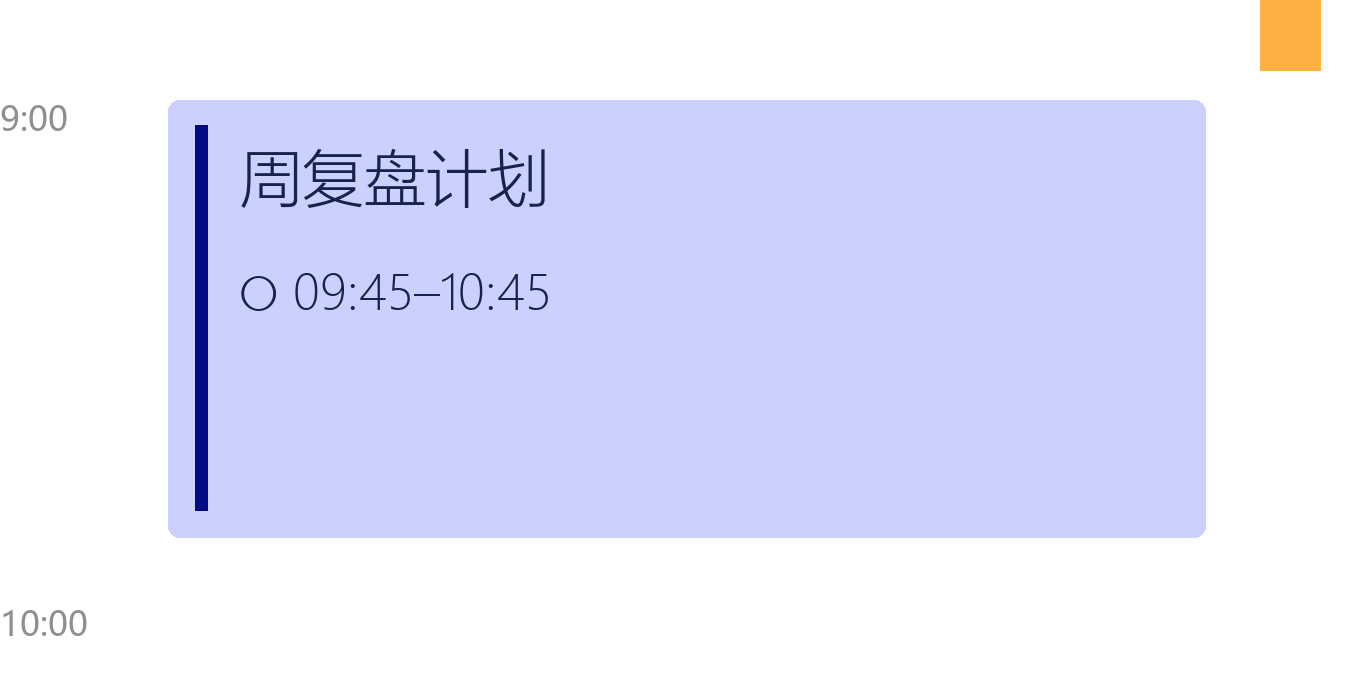

Write Python code to recreate this figure.
"""
苹果日历蓝色任务块 1:1 复刻 (最终版)
=========================================
所有尺寸/位置/颜色均来自像素级实测 (measure_all.py + measure_time.py)
原图: 79e6818.jpg (1348x686)

实测参数总表:
┌─────────────┬──────────────────────────────────────────┐
│ 画布         │ 1348 x 686                                │
│ 块左上       │ (168, 100)                               │
│ 块右下       │ (1205, 537)                              │
│ 块尺寸       │ 宽1037 x 高437                           │
│ 圆角半径     │ 11px                                     │
│ 填充色       │ (202, 209, 255)                          │
│ 左边线 X     │ 195 (宽13px → 195~207)                  │
│ 左边线 Y     │ 125 ~ 510 (长385px)                     │
│ 线顶距块顶   │ 25px                                     │
│ 线底距块底   │ 27px                                     │
│ 线左距块左   │ 27px                                     │
│ 线色         │ (0, 12, 132)                             │
│ 标题文字     │ "周复盘计划" @ (240, 133)                │
│ 标题顶距块顶 │ 33px                                     │
│ 标题距线右   │ 36px                                     │
│ 标题色       │ (23, 35, 77)                             │
│ 时间行 ○     │ @ (238, 258), 直径≈13px                 │
│ 时间数字     │ "09:45–10:45" 距○右侧约56px              │
│ 时间行色     │ (23, 35, 77)                             │
└─────────────┴──────────────────────────────────────────┘
"""

from PIL import Image, ImageDraw, ImageFont

# ==================== 画布 ====================
CW, CH = 1348, 686
BG_C = (255, 255, 255)

# ==================== 颜色 ====================
FILL_C   = (202, 209, 255)   # 浅蓝紫填充
LINE_C   = (0, 12, 132)      # 深蓝左边线
TEXT_C   = (23, 35, 77)      # 深蓝灰文字
TIME_LABEL_C = (142, 142, 147)  # 时间轴灰色

# ==================== 任务块几何 ====================
BLOCK_L, BLOCK_T = 168, 100      # 块左上角
BLOCK_R, BLOCK_B = 1205, 537     # 块右下角
CORNER_R = 11                    # 圆角半径

# ==================== 左边线几何 ====================
LINE_X = 195         # 线左边界
LINE_W = 13          # 线宽 (195~207)
LINE_TOP = 125       # 线顶 (距块顶 25px)
LINE_BOT = 510       # 线底 (距块底 27px)

# ==================== 文字几何 ====================
TITLE_TEXT = "周复盘计划"
TITLE_X, TITLE_Y = 240, 133       # 标题绘制位置
TIME_TEXT = "\u25CB 09:45\u201310:45"
TIME_X, TIME_Y = 238, 258         # 时间行(○对齐)绘制位置

# ==================== 字体 ====================
# 微软雅黑 Light 近似苹果苹方笔画
try:
    FT_TITLE = ImageFont.truetype(r'C:\Windows\Fonts\msyhl.ttc', size=62)
    FT_TIME  = ImageFont.truetype(r'C:\Windows\Fonts\msyhl.ttc', size=48)
    FT_LABEL = ImageFont.truetype(r'C:\Windows\Fonts\msyh.ttc', size=34)
except Exception:
    FT_TITLE = FT_TIME = FT_LABEL = ImageFont.load_default()


def draw(out_path=None, with_compare=False):
    """绘制任务块。out_path 默认为 replica_final.png"""
    out = Image.new('RGB', (CW, CH), BG_C)
    d = ImageDraw.Draw(out)

    # --- 块填充 ---
    d.rounded_rectangle(
        [BLOCK_L, BLOCK_T, BLOCK_R, BLOCK_B],
        radius=CORNER_R, fill=FILL_C
    )

    # --- 左边线 ---
    d.rectangle(
        [LINE_X, LINE_TOP, LINE_X + LINE_W - 1, LINE_BOT],
        fill=LINE_C
    )

    # --- 标题 ---
    d.text((TITLE_X, TITLE_Y), TITLE_TEXT, font=FT_TITLE, fill=TEXT_C)

    # --- 时间行 ---
    d.text((TIME_X, TIME_Y), TIME_TEXT, font=FT_TIME, fill=TEXT_C)

    # --- 时间轴标签 (9:00 / 10:00) ---
    d.text((0, 95), "9:00", font=FT_LABEL, fill=TIME_LABEL_C)
    d.text((0, 600), "10:00", font=FT_LABEL, fill=TIME_LABEL_C)

    # --- 右上角橙色标记条 ---
    d.rectangle([1260, 0, 1320, 70], fill=(255, 177, 66))

    if out_path is None:
        out_path = r'C:\Users\31243\WorkBuddy\2026-07-20-17-37-51\replica_final.png'
    out.save(out_path, quality=96)
    print(f"✅ 已保存: {out_path} ({CW}x{CH})")

    if with_compare:
        orig = Image.open(
            r'D:\software\weixin\xwechat_files\wxid_gj79s2kgsrox22_d1ce\temp\RWTemp\2026-07\9e20f478899dc29eb19741386f9343c8\79e681800bd97424f164cbdaa9838022.jpg'
        ).convert('RGB')
        comp = Image.new('RGB', (CW*2 + 4, CH), (240, 240, 240))
        comp.paste(orig, (0, 0))
        comp.paste(out, (CW + 4, 0))
        cp = r'C:\Users\31243\WorkBuddy\2026-07-20-17-37-51\compare_final.png'
        comp.save(cp, quality=96)
        print(f"✅ 对比图: {cp}")


if __name__ == '__main__':
    draw(with_compare=True)
